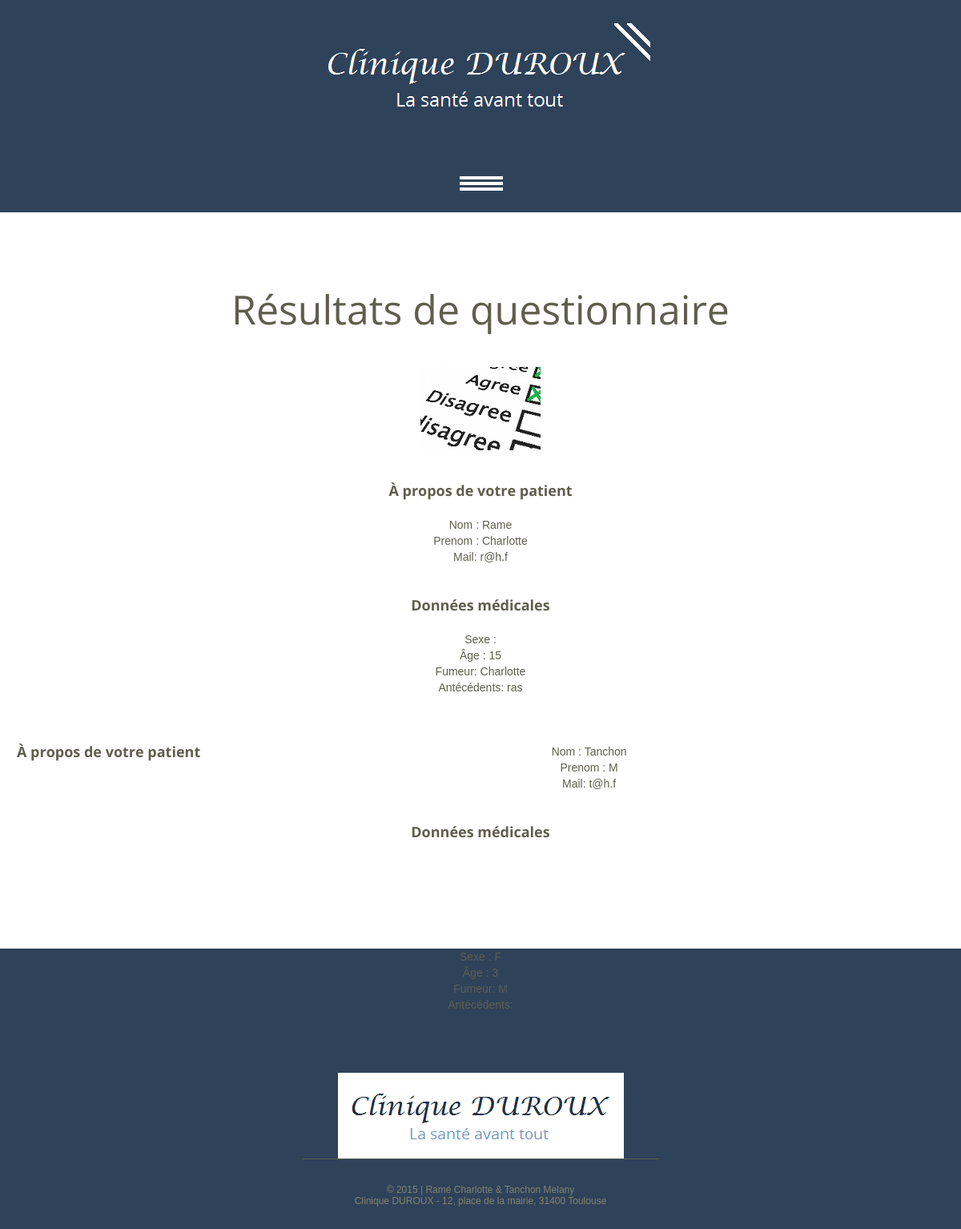
The app's page /infoPatient.php (signed in) with its own data.
### tables this page shows
CREATE TABLE IF NOT EXISTS `patient` (
  `idPatient` int(11) NOT NULL AUTO_INCREMENT,
  `nom` varchar(30) NOT NULL,
  `prenom` varchar(30) NOT NULL,
  `mail` varchar(50) NOT NULL,
  `pwd` varchar(30) NOT NULL,
  `accepte` tinyint(1) NOT NULL DEFAULT '0',
  `idMedecin` int(11) NOT NULL,
  `idSpe` int(11) NOT NULL,
  `idQuestionnaire` int(11) NOT NULL,
  PRIMARY KEY (`idPatient`)
);

CREATE TABLE IF NOT EXISTS `questionnaire` (
  `idQuestionnaire` int(11) NOT NULL AUTO_INCREMENT,
  `idPatient` int(11) NOT NULL,
  `idDescription` int(11) NOT NULL,
  `age` int(3) NOT NULL,
  `fumeur` varchar(3) NOT NULL,
  `sexe` varchar(10) NOT NULL,
  `antecedent` varchar(500) NOT NULL,
  `idMedecin` int(11) NOT NULL,
  `saisie` tinyint(1) NOT NULL,
  UNIQUE KEY `idQuestionnaire` (`idQuestionnaire`),
  UNIQUE KEY `idPatient` (`idPatient`)
);

### infoPatient.php (the view, shortened to what this page needs)
<!DOCTYPE html>
<!DOCTYPE html>
<html lang="en">
     <head>
     <link rel="stylesheet" href="css/style.css">
     </head>
     <body  class="">
<?php include("headerDeconnexion.php") ?>
<div class="content"><div class="ic"></div>
  <div class="container_12">
      <div class="grid_12">
      <h3 class="head2">Résultats de questionnaire</h3>
	  <center><img src="images/agree.png" alt="" align = center><span></span><br><br><br></center>
    </div>
					<div id="content">
					<center>
					<?php
					$connexion = mysqli_connect("localhost", "root", "e8EfXCjXDNpVvRaB");
					mysqli_select_db($connexion, 'clinique');
					$resQuest = mysqli_query($connexion, "SELECT * FROM patient, questionnaire WHERE patient.idMedecin=".$_SESSION['id']." AND questionnaire.idPatient=patient.idPatient");
					while ($row = mysqli_fetch_array($resQuest)){
					echo '<br><br><br> <div class="tabs tb gallery">
        <div class="div-nav  ">
            <div class="grid_12">
				<div id="container">
					<div id="content"><ul class="nav"><li><b>À propos de votre patient</b></li></ul><br>
					</div></div></div></div>
					<center>
						Nom : '.$row["nom"].'<br>
						Prenom : '.$row["prenom"].'<br>
						Mail: '.$row["mail"].'<br></center>
						<div id="content"><ul class="nav"><li><b><br><br>Données médicales</b></li></ul><br>
					</div></div></div></div>
					<center>
						Sexe : '.$row["sexe"].'<br>
						Âge : '.$row["age"].'<br>
						Fumeur: '.$row["prenom"].'<br>
						Antécédents: '.$row["antecedent"].'<br></center>';
					}
					?>
<?php include("footerDeconnexion.php"); ?>
</body>
</html>

### css/style.css (style rules this page uses)
html { width: 100%; }
* { -webkit-text-size-adjust: none; }
body { font: 14px/20px Arial, Helvetica, sans-serif; color:#5f5e4e; background-color: #2E425A; position:relative; min-width:960px; }
h1, h2, h3, h4, h5, h6 { font-weight: normal; font-family: 'Open Sans', sans-serif ; color: #2E425A; }
h3 { font-size: 50px; line-height: 50px; color: #5f5e4e; padding-top: 98px; margin-bottom: 49px; }
h3.head2 { text-align: center; padding-top: 96px; margin-bottom: 47px; }
img { max-width: 100%; }
ul { padding: 0; margin: 0; list-style: none; }
.content { background-color: #fff; padding-bottom: 113px; }
.nav { font-size: 0; text-align: center; line-height: 0; margin-bottom: 3px; }
.nav li { margin: 0 11px; display: inline-block; font: 18px/20px 'Open Sans', sans-serif; }

### css/grid.css (style rules this page uses)
body { min-width: 960px; }
.container_12 { margin-left: auto; margin-right: auto; width: 960px; }
.grid_1, .grid_2, .grid_3, .grid_4, .grid_5, .grid_6, .grid_7, .grid_8, .grid_9, .grid_10, .grid_11, .grid_12 { display: inline; float: left; margin-left: 10px; margin-right: 10px; }
.container_12 .grid_12 { width: 940px; }
.clearfix:before, .clearfix:after, .container_12:before, .container_12:after { content: '.'; display: block; overflow: hidden; visibility: hidden; font-size: 0; line-height: 0; width: 0; height: 0; }
.clearfix:after, .container_12:after { clear: both; }
.clearfix, .container_12 { zoom: 1; }

### records on screen
patient: nom "Rame", prenom "Charlotte", mail "r@h.f", questionnaire.age "15", questionnaire.antecedent "ras"
patient: nom "Tanchon", prenom "M", mail "t@h.f", questionnaire.sexe "F", questionnaire.age "3"
